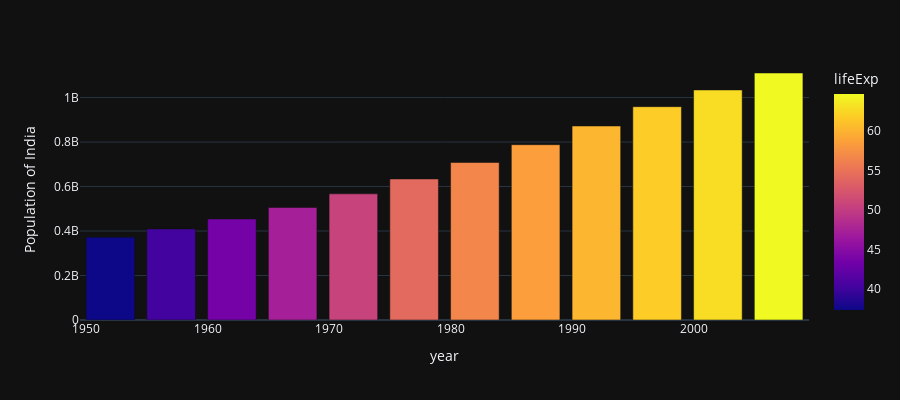

This figure's notebook cell:
### Code cell
# let's use plotly_dark in our  bar chart 
India_data = px.data.gapminder().query("country == 'India' ")
fig = px.bar(India_data, x='year', y='pop', color='lifeExp',
             labels={'pop': 'Population of India'},
             height=400, template='plotly_dark')
fig.show()

### Figure 1 — Plotly figure (JSON) as saved in the notebook; plotly's stock layout.template omitted (floating-point values rounded to 4 significant figures)
{"data": [{"alignmentgroup": "True", "hovertemplate": "year=%{x}<br>Population of India=%{y}<br>lifeExp=%{marker.color}<extra></extra>", "legendgroup": "", "marker": {"color": [37.37, 40.25, 43.6, 47.19, 50.65, 54.21, 56.6, 58.55, 60.22, 61.77, 62.88, 64.7], "coloraxis": "coloraxis", "pattern": {"shape": ""}}, "name": "", "offsetgroup": "", "orientation": "v", "showlegend": false, "textposition": "auto", "type": "bar", "x": [1952, 1957, 1962, 1967, 1972, 1977, 1982, 1987, 1992, 1997, 2002, 2007], "xaxis": "x", "y": [372000000, 409000000, 454000000, 506000000, 567000000, 634000000, 708000000, 788000000, 872000000, 959000000, 1034172547, 1110396331], "yaxis": "y"}], "layout": {"barmode": "relative", "coloraxis": {"colorbar": {"title": {"text": "lifeExp"}}, "colorscale": [[0, "#0d0887"], [0.1111, "#46039f"], [0.2222, "#7201a8"], [0.3333, "#9c179e"], [0.4444, "#bd3786"], [0.5556, "#d8576b"], [0.6667, "#ed7953"], [0.7778, "#fb9f3a"], [0.8889, "#fdca26"], [1, "#f0f921"]]}, "height": 400, "legend": {"tracegroupgap": 0}, "margin": {"t": 60}, "xaxis": {"anchor": "y", "domain": [0, 1], "title": {"text": "year"}}, "yaxis": {"anchor": "x", "domain": [0, 1], "title": {"text": "Population of India"}}}}
